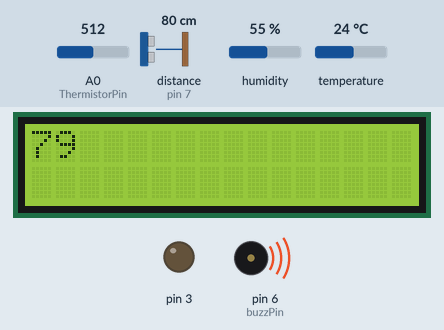
Bench run of a sketch on a simulated Arduino Uno, built with avr-gcc and run on an emulated ATmega328P. On the bench: 16×2 character LCD, output pins drawn as LEDs (lit = HIGH), buzzer (waves = sounding, pin HIGH). Wiring (inferred from the names in the program): ultrasonic range finder: trigger pin 8; echo pin 7. The inputs (shaded band) are chosen by the test bench; at power-on: distance to the obstacle (sensor on pin 7) 80 cm, A0 (ThermistorPin) = 512, humidity 55 %, temperature 24 °C. The echo pulse lasts 58.3 µs per cm; pins used as bus, display or sensor lines are not drawn; what the sketch prints to the serial monitor is not drawn.

Above: at 1.2 s.
1.3 s: distance to the obstacle (sensor on pin 7) set to 56 cm
At 7.3 s:
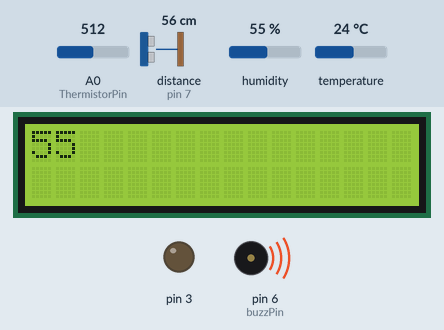
7.6 s: distance to the obstacle (sensor on pin 7) set to 48 cm
At 12.9 s:
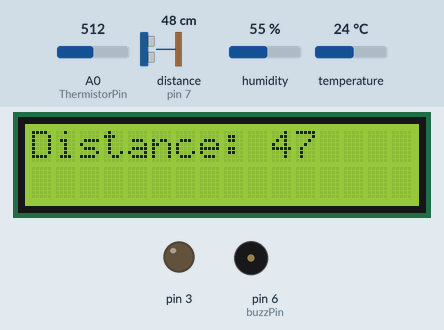
13.8 s: distance to the obstacle (sensor on pin 7) set to 60 cm
At 18.1 s:
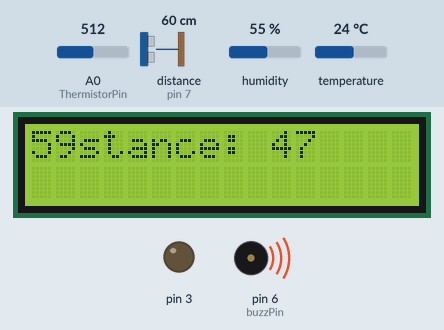
20.0 s: distance to the obstacle (sensor on pin 7) set to 120 cm
At 23.5 s:
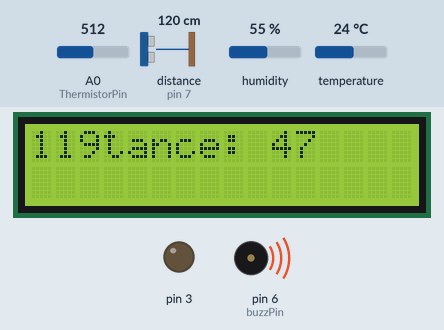
26.2 s: A0 (ThermistorPin) set to 781
34.7 s: A0 (ThermistorPin) set to 804
At 45.9 s:
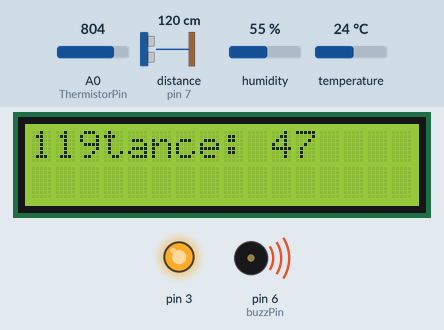
Timing chart, 0 to 47.2 s (numbered marks = the images above; inputs shaded):
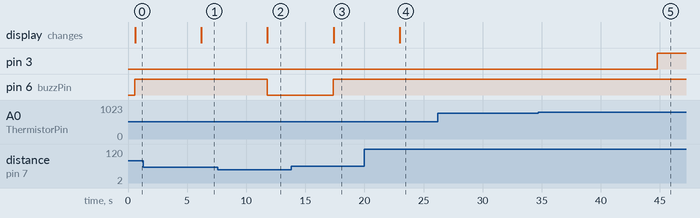

Measured:
- the behaviour switches between 51 and 50 cm on distance to the obstacle (sensor on pin 7) (found by bisection; images 1 and 2)
- the behaviour switches between 790 and 791 on A0 (ThermistorPin) (found by bisection; images 4 and 5)
- after the input at 1.3 s, the display: changes after 4.9 s (image 1)
- after the input at 7.6 s, pin 6 (buzzPin): HIGH → LOW after 4.2 s; the display: changes after 4.2 s (image 2)
- after the input at 13.8 s, pin 6 (buzzPin): LOW → HIGH after 3.6 s; the display: changes after 3.6 s (image 3)
- after the input at 20.0 s, the display: changes after 3.0 s (image 4)
- after the input at 26.2 s, every drawn part: stays the same
- after the input at 34.7 s, pin 3: LOW → HIGH after 10.1 s

The sketch:

Emad_s_Code.ino
```cpp
#include <Wire.h>
#include <LiquidCrystal_I2C.h>
#include <SoftwareSerial.h>
#include <dht.h>

dht DHT;
#define dht_apin A1
LiquidCrystal_I2C lcd (0x27, 16,2);
//ULTRASONIC SENSOR & BUZZER
int const trigPin = 8;
int const echoPin = 7;
int const buzzPin = 6;

//THERMISTOR
int ThermistorPin = 0;
int Vo;
float R1 = 100000;
float logR2, R2, T, Tc, Tf;
float c1 = 1.009249522e-03, c2 = 2.378405444e-04, c3 = 2.019202697e-07;


void setup() {
 Serial.begin(9600);
 pinMode(3,OUTPUT);
 lcd.init();
 lcd.backlight();
//ULTRASONIC & BUZZER
pinMode(trigPin, OUTPUT);
pinMode(echoPin, INPUT);
pinMode(buzzPin, OUTPUT);
}

void loop() {
  Vo = analogRead(ThermistorPin);
  R2 = R1 * (1023.0 / (float)Vo - 1.0);
  logR2 = log(R2);
  T = (1.0 / (c1 + c2*logR2 + c3*logR2*logR2*logR2));
  Tc = T - 273.15;
  Tf = (Tc * 9.0)/ 5.0 + 32.0;

  Serial.print("Temperature: ");
  Serial.print(Tf);
  Serial.print(" F; ");
  Serial.print(Tc);
  Serial.println(" C");

  delay(500);

//ULTRASONIC & BUZZER

int duration, distance;
digitalWrite(trigPin, HIGH);
delay(1);
digitalWrite(trigPin, LOW);
duration = pulseIn(echoPin, HIGH);

// Distance is half the duration devided by 29.1 (from datasheet)
distance = (duration/2) / 29.1;
if (distance >= 50 ) {
 digitalWrite(buzzPin, HIGH);
 Serial.println(distance);
 lcd.setCursor(0,0);
lcd.print(distance);
 }
else {
digitalWrite(buzzPin, LOW);
Serial.println(distance);
lcd.setCursor(0,0);
lcd.print("Distance: ");
lcd.print(distance);
}
//HUMIDITY SENSOR
 DHT.read11(dht_apin);

    Serial.print("Current humidity = ");
    Serial.print(DHT.humidity);
    Serial.print("%  ");
    Serial.print("temperature = ");
    Serial.print(DHT.temperature);
    Serial.println("C  ");

    delay(5000);//Wait 5 seconds before accessing sensor again.
    //Fan
if(Tf > 30){
digitalWrite(3,HIGH);}
else{
digitalWrite(3,LOW);
}

  //Fastest should be once every two seconds.
  delay(60);
}
```
